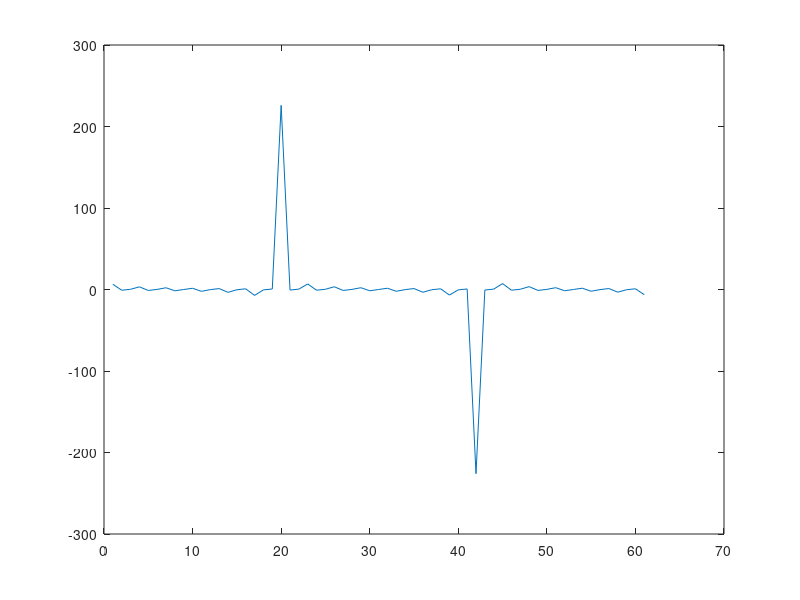

MATLAB code to generate this figure:
% Octave Script
% Title           :Funciones Trascendentes: Trigonométricas, Logarítmicas y Exponenciales (Ejercicio9)
% Correo          :orlandourbanotrejo@gmail.com
% Description     :Script para graficar funciones y determinar que tipo de funcion es.
% Author          :Orlando Urbano Trejo (Starlord)
% Date            :23_11_2021
% Version         :1
% Usage           :octave>path/Ejercicio9
%                 :Requiere aplicación octave, usar linea de comandos
%                 :https://octaveintro.readthedocs.io/en/latest/index.html

clear
disp ('Función9');
% Dominio de la función
x=-30:1:30
% Regla de correspondencia
fx = tan(x)
disp ('La función es sobreyectiva ya que C=|, es decir ∀y ∈| ∃x∈D| f(x)=y');
disp ('El dominio de la función es [πn,π/2 + πn) ∪ (π/2 + πn,π + πn)');
disp ('El rango de la función es de (-∞, ∞)');
disp ('Los puntos donde f(x)=0 son los puntos (πn, 0), (0,0)');
% Plotear función
plot (fx)
